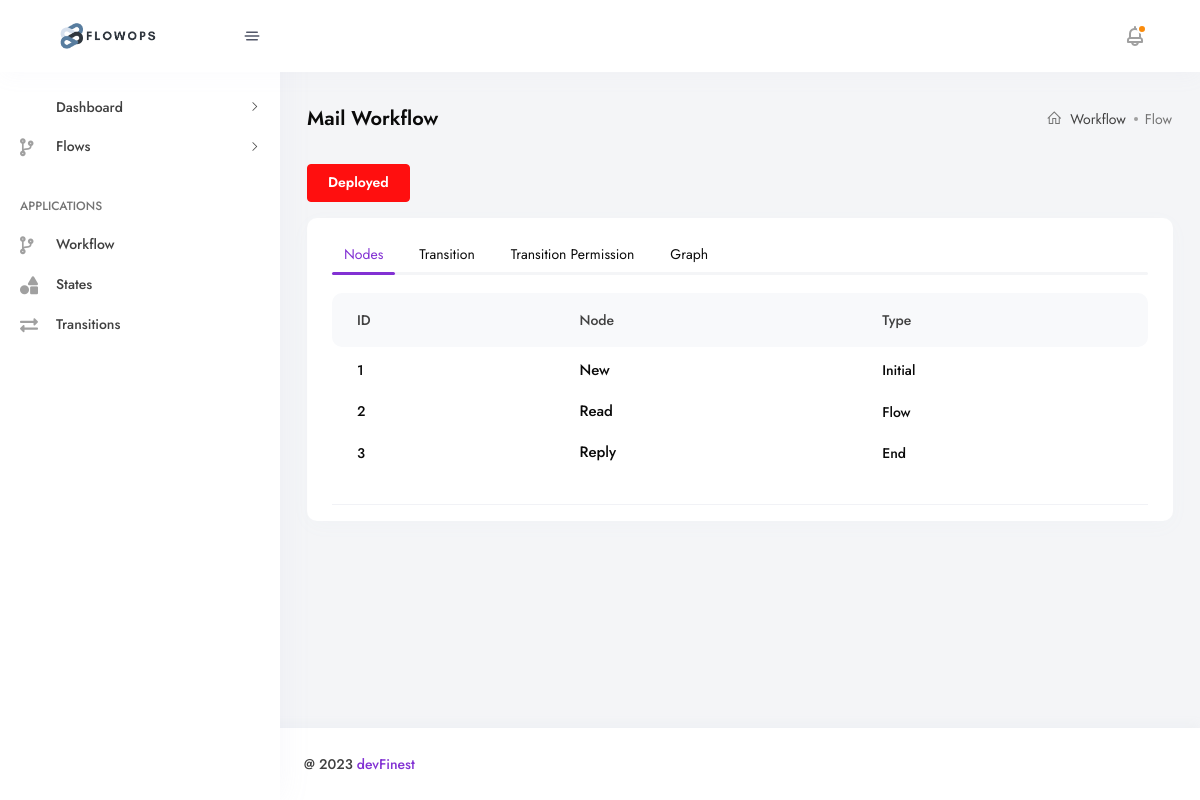
Screenshot of /workflow/detailFlow/982ee0ba7bfd4917b6bcce79fab6adbb/ with the database file from the repository.
### workflowBase/models.py (models this page shows, shortened)
class WorkflowBase(models.Model):
    id = models.UUIDField(default=uuid.uuid4, unique=True, primary_key=True, editable=False)
    created_at = models.DateTimeField(auto_now_add=True)
    updated_at = models.DateTimeField(auto_now=True)
    class Meta:
        abstract = True

class Workflow(WorkflowBase):
    name = models.CharField(max_length=255)
    is_deploy = models.BooleanField(default=False)
    class Meta:
        verbose_name = "Workflow"
        verbose_name_plural = "Workflows"

class State(WorkflowBase):
    stateChoices = [
        ('Initial', 'Initial'),
        ('End', 'End'),
        ('Flow', 'Flow'),
    ]
    name = models.CharField(max_length=255) # MAKE UNIQUE
    selectWorkflow = models.ForeignKey(Workflow, on_delete=models.CASCADE, related_name='workflowState')
    stateType = models.CharField(choices=stateChoices, max_length=20, default='Flow')
    class Meta:
        verbose_name = "State"
        verbose_name_plural = "States"

### workflowBase/views.py (the view)
# urls.py: path('detailFlow/<str:pk>/', views.workflowDetails, name='detailFlow'),
def workflowDetails(request, pk):
    flowData = Workflow.objects.get(id=pk)
    nodesData = flowData.workflowState.all().order_by('created_at')
    context = {'flowData': flowData, 'nodesData': nodesData}
    return render(request, 'pages/workflow/flow/workflowDetail.html', context)

### workflowBase/context_processor.py (called while the page is built)
def menu_items(request):
    items = Workflow.objects.filter(is_deploy=True)
    return {'menu_items': items}

### templates/pages/workflow/flow/workflowDetail.html (shortened to what this page needs)
{% extends 'layout/app.html' %}
{% load static %}
{% load widget_tweaks %}
{% block content %}
    <div class="container-fluid">
        <div class="row">
            <div class="col-lg-12">
                <div class="breadcrumb-main">
                    <h4 class="text-capitalize breadcrumb-title">{{ flowData.name }} Workflow</h4>
                    <div class="breadcrumb-action justify-content-center flex-wrap">
                        <nav aria-label="breadcrumb">
                            <ol class="breadcrumb">
                                <li class="breadcrumb-item"><a href="#"><i
                                        class="las la-home"></i>Workflow</a></li>
                                <li class="breadcrumb-item active"
                                    aria-current="page">Flow
                                </li>
                            </ol>
                        </nav>
                    </div>
                </div>
            </div>
        </div>
        <div class="row">
            <div class="breadcrumb-main m-0 breadcrumb-main--table justify-content-sm-between ">
                <div class="action-btn">
                    {% if flowData.is_deploy %}
                        <a href="#">
                            <button type="button" class="btn btn-danger btn-sm">Deployed</button>
                        </a>
                    {% else %}
                        <a href="#">
                            <button type="button" class="btn btn-success btn-sm">Ready To Deploy</button>
                        </a>
                    {% endif %}
                </div>
            </div>
        </div>
        <div class="row mt-3">
            <div class="col-12">
                <div class="card card-default card-md mb-4">
                    <div class="card-body">
                        <div class="tab-wrapper">
                            <div class="dm-tab tab-horizontal">
                                <ul class="nav nav-tabs vertical-tabs" role="tablist">
                                    <li class="nav-item">
                                        <a class="nav-link active" id="tab-horizontal-1-tab" data-bs-toggle="tab"
                                           href="#tab-horizontal-1"
                                           role="tab" aria-controls="tab-horizontal-1" aria-selected="true">Nodes</a>
                                    </li>
                                    <li class="nav-item">
                                        <a class="nav-link" id="tab-horizontal-2-tab" data-bs-toggle="tab"
                                           href="#tab-horizontal-2"
                                           role="tab" aria-controls="tab-horizontal-1"
                                           aria-selected="false">Transition</a>
                                    </li>
                                    <li class="nav-item">
                                        <a class="nav-link" id="tab-horizontal-3-tab" data-bs-toggle="tab"
                                           href="#tab-horizontal-3"
                                           role="tab" aria-controls="tab-horizontal-3" aria-selected="false">Transition
                                            Permission</a>
                                    </li>
                                    <li class="nav-item">
                                        <a class="nav-link" id="tab-horizontal-4-tab" data-bs-toggle="tab"
                                           href="#tab-horizontal-4"
                                           role="tab" aria-controls="tab-horizontal-4" aria-selected="false">Graph</a>
                                    </li>
                                </ul>
                                <div class="tab-content">
                                    <div class="tab-pane fade show active" id="tab-horizontal-1" role="tabpanel"
                                         aria-labelledby="tab-horizontal-1-tab">
                                        <div class="userDatatable userDatatable--ticket userDatatable--ticket--2 mt-1">
                                            <div class="table-responsive">
                                                <table class="table mb-0 table-borderless">
                                                    <thead>
                                                    <tr class="userDatatable-header">
                                                        <th>
                                                            <span class="userDatatable-title">ID</span>
                                                        </th>
                                                        <th>
                                                            <span class="userDatatable-title">Node</span>
                                                        </th>
                                                        <th>
                                                            <span class="userDatatable-title">Type</span>
                                                        </th>
                                                    </tr>
                                                    </thead>
                                                    <tbody>
                                                    {% for nodes in nodesData %}
                                                        <tr>
                                                            <td>{{ forloop.counter }}</td>
                                                            <td>
                                                                <div class="d-flex">
                                                                    <div class="userDatatable-inline-title">
                                                                        <a href="#" class="text-dark fw-500">
                                                                            <h6>{{ nodes.name }}</h6>
                                                                        </a>
                                                                    </div>
                                                                </div>
                                                            </td>
                                                            <td>
                                                                <div class="d-flex">
                                                                    <div class="userDatatable-inline-title">
                                                                        <h6>{{ nodes.stateType }}</h6>
                                                                    </div>
                                                                </div>
                                                            </td>
                                                        </tr>
                                                    {% endfor %}
                                                    </tbody>
                                                </table>
                                            </div>
                                        </div>
                                    </div>
                                </div>
                            </div>
                        </div>
                    </div>
                </div>
            </div>
        </div>
    </div>
{% endblock %}

### rows the page displays
Workflow: name "Mail"
State: name "New", stateType "Initial"
State: name "Read", stateType "Flow"
State: name "Reply", stateType "End"
